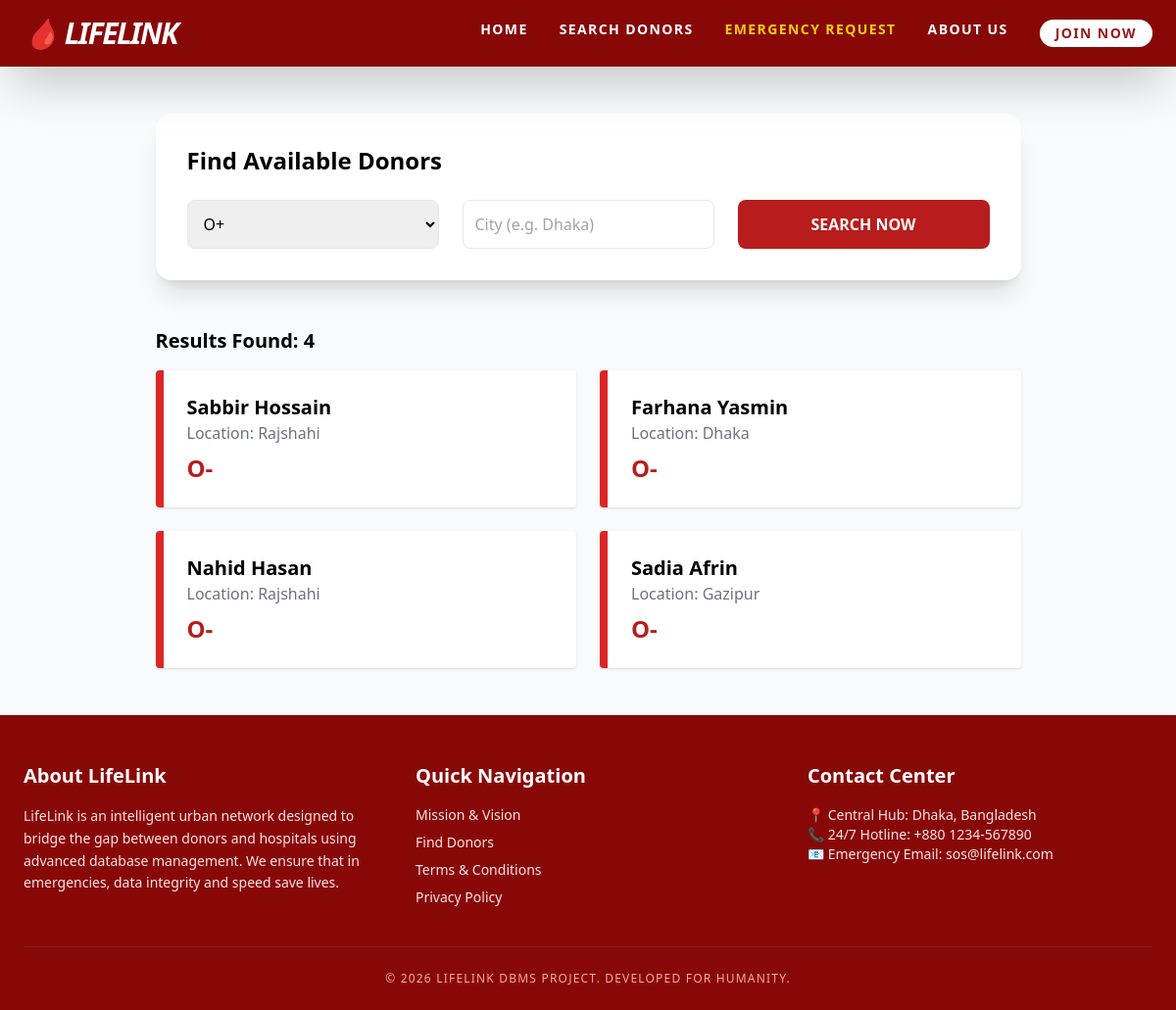
/search.php?blood_type=O-, run on the app's committed database.
### tables this page shows
CREATE TABLE `donors` (
  `Donor_ID` int(11) NOT NULL,
  `Full_Name` varchar(255) NOT NULL,
  `Blood_Type` varchar(5) NOT NULL,
  `City_Location` varchar(100) NOT NULL,
  `Contact_Number` varchar(20) NOT NULL,
  `Last_Donation_Date` date DEFAULT NULL,
  `Eligibility_Status` varchar(20) DEFAULT 'Available'
);

### search.php (the view, shortened to what this page needs)
<?php
include 'db_config.php';
include 'header.php';
$search_results = null;
if (isset($_GET['blood_type'])) {
    $bt = $_GET['blood_type'];
    $loc = $_GET['location'];
    $sql = "SELECT * FROM Donors WHERE Blood_Type = '$bt' AND City_Location LIKE '%$loc%' AND Eligibility_Status = 'Available'";
    $search_results = $conn->query($sql);
}
?>
<div class="max-w-7xl mx-auto p-12">
    <div class="bg-white p-8 rounded-2xl shadow-xl mb-12">
        <h2 class="text-2xl font-bold mb-6">Find Available Donors</h2>
        <form method="GET" class="grid grid-cols-1 md:grid-cols-3 gap-6">
            <select name="blood_type" class="p-3 border rounded-lg focus:ring-2 focus:ring-red-500">
                <option value="O+">O+</option><option value="O-">O-</option>
            </select>
            <input type="text" name="location" placeholder="City (e.g. Dhaka)" class="p-3 border rounded-lg">
            <button type="submit" class="bg-red-700 text-white font-bold rounded-lg hover:bg-red-800">SEARCH NOW</button>
        </form>
    </div>
    <?php if ($search_results): ?>
        <h3 class="text-xl font-bold mb-4">Results Found: <?php echo $search_results->num_rows; ?></h3>
        <div class="grid grid-cols-1 md:grid-cols-2 gap-6">
            <?php while($row = $search_results->fetch_assoc()): ?>
                <div class="bg-white p-6 border-l-8 border-red-600 rounded shadow hover:shadow-md transition">
                    <h4 class="text-xl font-bold"><?php echo $row['Full_Name']; ?></h4>
                    <p class="text-gray-500">Location: <?php echo $row['City_Location']; ?></p>
                    <p class="text-red-700 font-black mt-2 text-2xl"><?php echo $row['Blood_Type']; ?></p>
                </div>
            <?php endwhile; ?>
        </div>
    <?php endif; ?>
</div>
<?php include 'footer.php'; ?>

### data on the page
donors: Full_Name "Sabbir Hossain", City_Location "Rajshahi", Blood_Type "O-"
donors: Full_Name "Farhana Yasmin", City_Location "Dhaka", Blood_Type "O-"
donors: Full_Name "Nahid Hasan", City_Location "Rajshahi", Blood_Type "O-"
donors: Full_Name "Sadia Afrin", City_Location "Gazipur", Blood_Type "O-"

### other printed values
$search_results->num_rows "4"
